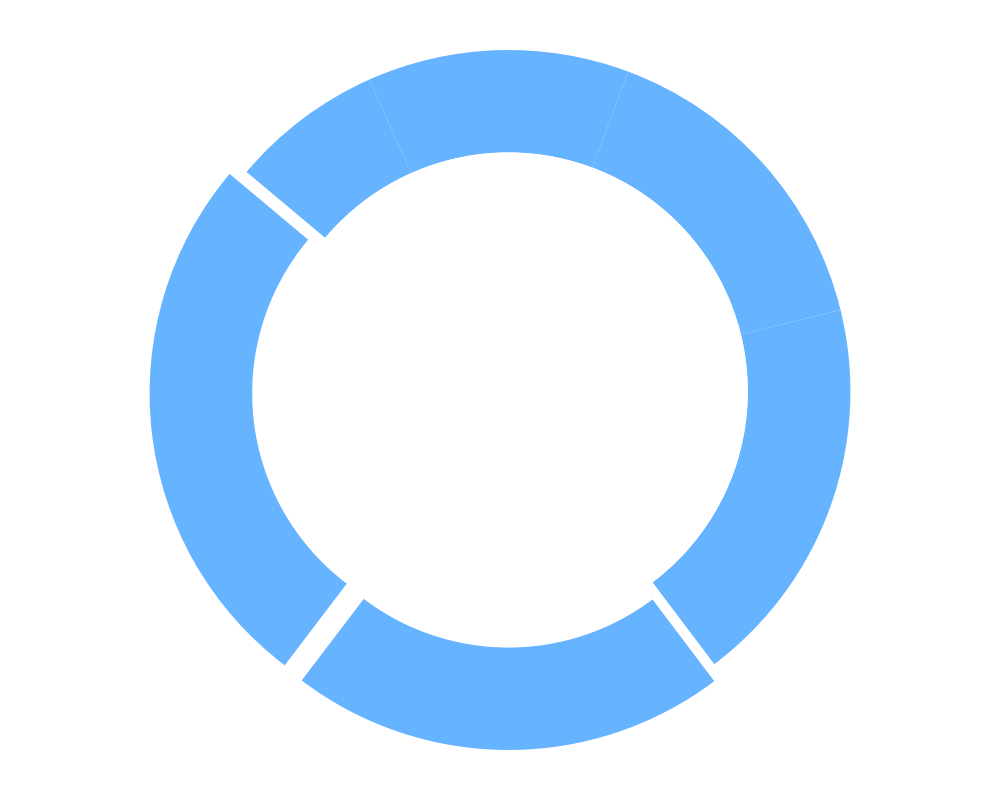

Source code (Python):
import matplotlib.pyplot as plt

percentages = [25, 20, 18, 15, 12, 7]

fig, ax = plt.subplots(figsize=(10, 8))
explode = (0.05, 0.05, 0, 0, 0, 0)

# Use a single color for all wedges
single_color = '#66B3FF'

ax.pie(percentages, startangle=140, colors=[single_color]*len(percentages), pctdistance=0.85,
       wedgeprops=dict(width=0.3), explode=explode)

centre_circle = plt.Circle((0, 0), 0.70, fc='white')
fig.gca().add_artist(centre_circle)

plt.axis('equal')
plt.tight_layout()

plt.show()
